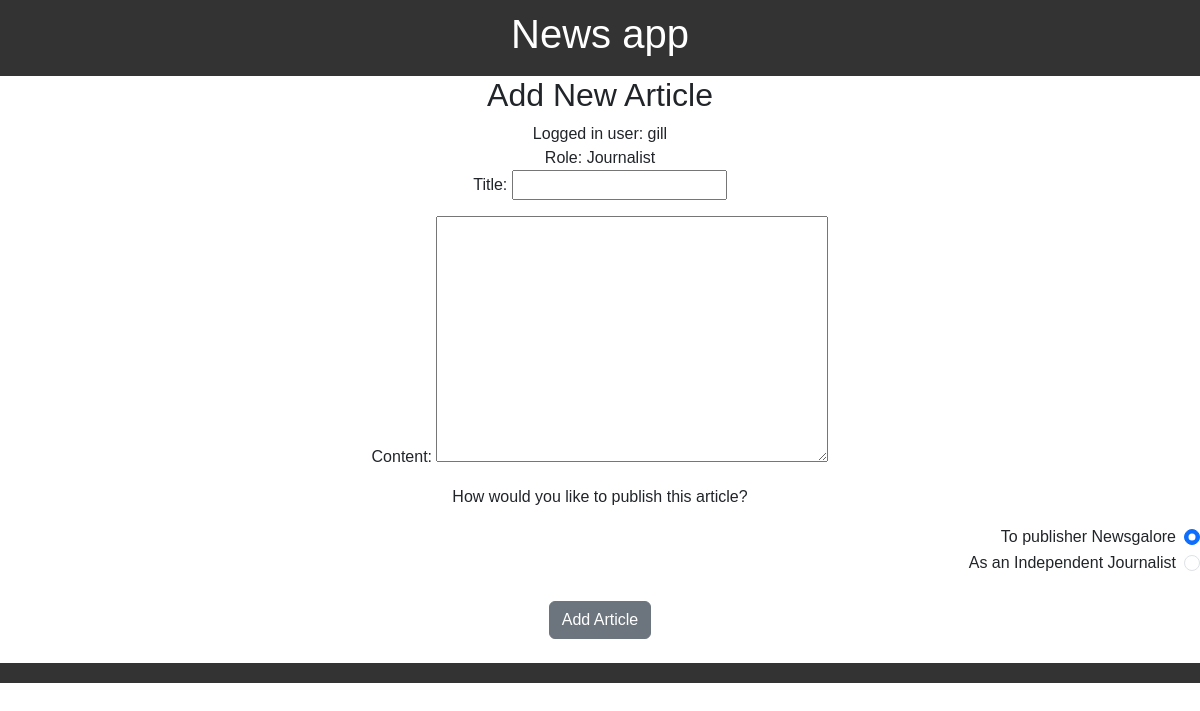
Page /article/add/ (signed in) on the committed database.
### news_app/models.py (models this page shows, shortened)
class CustomUser(AbstractUser):
    ROLE_CHOICES = (
        ('Reader', 'Reader'),
        ('Journalist', 'Journalist'),
        ('Editor', 'Editor'),
    )
    role = models.CharField(
        max_length=10, choices=ROLE_CHOICES, default='Reader')
    publisher = models.ForeignKey(
        Publisher, on_delete=models.SET_NULL, null=True, blank=True,
        related_name='employees')
    subscribed_journalists = models.ManyToManyField(
        'self',
        symmetrical=False,
        blank=True,
        limit_choices_to={'role': 'Journalist'},
        related_name='subscribers'
    )
    subscribed_publishers = models.ManyToManyField(
        Publisher,
        blank=True,
        related_name='subscribers'
    )

class Publisher(models.Model):
    name = models.CharField(max_length=100, unique=True)

### news_app/views.py (the view)
# urls.py: path('article/add/', views.add_article, name='add_article'),
@login_required
@permission_required('news_app.add_article', raise_exception=True)
def add_article(request):
    if request.method == 'POST':
        form = ArticleForm(request.POST, request.FILES)
        if form.is_valid():
            article = form.save(commit=False)
            article.article_author = request.user
            if request.user.publisher:
                publish_as = request.POST.get('publish_as')
                if publish_as == 'publisher':
                    article.publisher = request.user.publisher
                else:
                    article.publisher = None
                    article.independent_journalist = True
                    journalist = request.user
                    subscribers = (
                        CustomUser.objects.filter(
                            subscribed_journalists=journalist))
                    if subscribers.exists():
                        subject = (
                            f'New Article from {journalist.username}: '
                            f'{article.title}')
                        message = render_to_string(
                            'news_app/independent_article_email.html',
                            {
                             'article': article,
                             'journalist': journalist,
                            })
                        recipient_list = [
                            subscriber.email for subscriber in subscribers
                            if subscriber.email]
                        if recipient_list:
                            email = EmailMessage(
                                subject, message, to=recipient_list)
                            email.send()
                    try:
                        tweet_handler = Tweet()
                        tweet_text = (
                            f'New Article from {journalist.username}: '
                            f'{article.title}\n{article.content}')
                        tweet_handler.make_tweet({"text": tweet_text})
                        messages.info(
                            request, "A tweet has been posted for the new "
                            "article.")
                    except Exception as e:
                        print(f"Error posting tweet: {e}")
                        messages.warning(
                            request, f"Article approved, but failed to post a "
                            f"tweet. Error: {e}")
            article.save()
            form.save_m2m()  # Needed for ManyToMany fields like categories
            messages.success(request, 'Article added successfully.')
            return redirect('article_list')
    else:
        form = ArticleForm()
    return render(request, 'news_app/add_article.html', {'form': form})

### news_app/forms.py
class ArticleForm(forms.ModelForm):
    class Meta:
        model = Article
        fields = ['title', 'content']

### news_app/templates/news_app/add_article.html (shortened to what this page needs)
{% extends "base.html" %}
{% block content %}
<h2>Add New Article</h2>
<form method="post" enctype="multipart/form-data">
    Logged in user: {{ user.username }}<br>
    Role: {{ user.role }}<br>
    {{ form.as_p }}
    {% if user.publisher %}
    <div class="form-group">
        <p>How would you like to publish this article?</p>
        <div class="form-check form-check-reverse">
            <input class="form-check-input" type="radio" name="publish_as" id="publisher" value="publisher" checked>
            <label class="form-check-label" for="publisher">
                To publisher {{ user.publisher.name }}
            </label>
        </div>
        <div class="form-check form-check-reverse">
            <input class="form-check-input" type="radio" name="publish_as" id="independent" value="independent">
            <label class="form-check-label" for="independent">
                As an Independent Journalist
            </label>
        </div>
    </div>
    {% endif %}<br>
    <button type="submit" class="btn btn-secondary"">Add Article</button>
</form><br>
{% endblock %}

### news_app/static/news_app/styles.css (style rules this page uses)
body { font-family: "Arial", sans-serif; }

### rows in the picture
CustomUser: username "gill", role "Journalist", publisher.name "Newsgalore"
